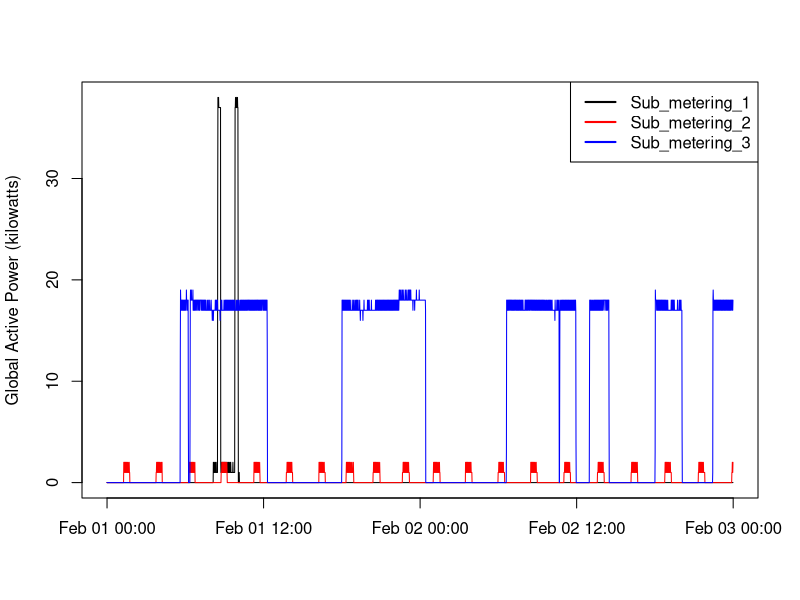

This figure's R source:
# the data was first cleaned by python
data.raw <- read.csv('cleanData.csv')
data.raw$Date <- as.Date(data.raw$Date, format = '%d/%m/%Y')

# combine the Date and Time
data.raw$time <- strptime(paste(data.raw$Date, data.raw$Time, sep = '-'), format = "%Y-%m-%d-%H:%M")
data <- data.raw

plot(x = data$time, y = data$Sub_metering_1, type = 'l', xlab = '',
     ylab = 'Global Active Power (kilowatts)')
lines(x = data$time, y = data$Sub_metering_2, col = 'red')
lines(x = data$time, y = data$Sub_metering_3, col = 'blue')
legend("topright", legend=c("Sub_metering_1", "Sub_metering_2", "Sub_metering_3"),
       col=c("black", "red", "blue"), lty=1, lwd=2)

dev.copy(png, file="plot3.png")
dev.off()